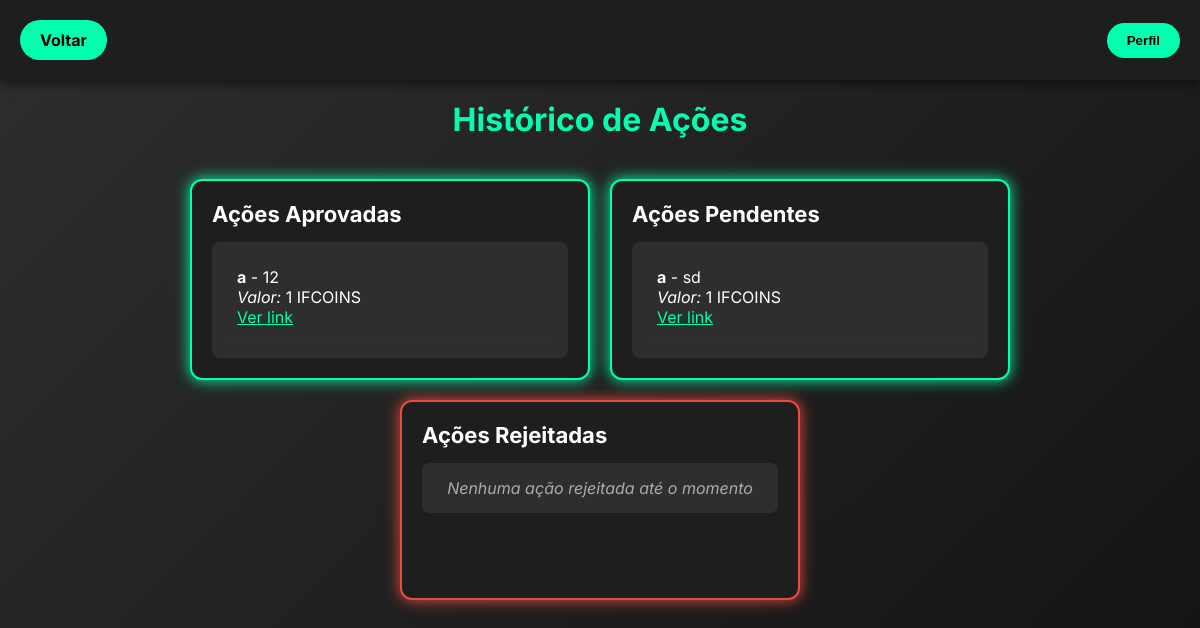
Screenshot of /aluno/historico_acoes (signed in) with the database file from the repository.
### models/modelosDB.py (models this page shows, shortened)
class AcaoRealizadaAlunoDB(Base):
    __tablename__ = 'acoes_realizadas'
    id = Column(Integer, primary_key=True)
    email_aluno = Column(String, ForeignKey('alunos.email'))
    id_acao = Column(Integer, ForeignKey('acoes.id'))
    comentarios_aluno = Column(String)
    link = Column(String, nullable=True)
    valor = Column(Integer, default=0)
    status = Column(String, default='pendente')  # pendente/aprovada/rejeitada
    data_envio = Column(DateTime, default=datetime.now())
    aluno = relationship("AlunoDB", back_populates="acoes_realizadas")
    acao = relationship("AcaoDB", back_populates="acoes_realizadas")

class AcaoDB(Base):
    __tablename__ = 'acoes'
    id = Column(Integer, primary_key=True)
    nome = Column(String)
    descricao = Column(String)
    valor = Column(Integer, default=0)
    acoes_realizadas = relationship("AcaoRealizadaAlunoDB", back_populates="acao")

### blueprints/aluno_bp.py (the view)
@aluno_bp.route("/historico_acoes")
def historico_acoes():
    email = session.get('user')
    if not email or session.get('role') != 'aluno':
        flash("Faça login para acessar o histórico.")
        return redirect(url_for('login'))
    acoes_aprovadas = acao_realizadasDAO.listar_aprovadas_por_aluno(email)
    acoes_pendentes = acao_realizadasDAO.listar_pendentes_por_aluno(email)
    acoes_rejeitadas = acao_realizadasDAO.listar_rejeitadas_por_aluno(email)
    return render_template(
        "aluno/aluno_historico_acoes.html",
        acoes_aprovadas=acoes_aprovadas,
        acoes_pendentes=acoes_pendentes,
        acoes_rejeitadas=acoes_rejeitadas
    )

### database/database.py (called while the page is built)
    def listar_aprovadas_por_aluno(self, email_aluno):
        return self.session.query(AcaoRealizadaAlunoDB)\
            .filter_by(status='aprovado', email_aluno=email_aluno).all()

    def listar_rejeitadas_por_aluno(self, email_aluno):
        return self.session.query(AcaoRealizadaAlunoDB)\
            .filter_by(status='rejeitado', email_aluno=email_aluno).all()

    def listar_pendentes_por_aluno(self, email_aluno):
        return self.session.query(AcaoRealizadaAlunoDB) \
            .filter_by(status='pendente', email_aluno=email_aluno).all()

### templates/aluno/aluno_historico_acoes.html (shortened to what this page needs)
<!DOCTYPE html>
<html lang="pt-BR">
<head>
    <link rel="stylesheet" href="{{ url_for('static', filename='css/aluno/aluno_historico_acoes.css') }}">
</head>
<body>
    <div class="top-row-fixed">
        <a href="{{ url_for('aluno.aluno_pagina') }}" class="pill-btn back-btn">Voltar</a>
        <div class="profile-dropdown-container">
            <button id="open-profile" class="pill-profile">Perfil</button>
        </div>
    </div>
    <main class="canvas">
        <div class="title">Histórico de Ações</div>
        <div class="sections two-columns">
            <article class="card approved">
                <div class="section-title">Ações Aprovadas</div>
                <div class="fake-input large">
                    {% if acoes_aprovadas %}
                        <ul>
                        {% for acao in acoes_aprovadas %}
                            <li>
                                <strong>{{ acao.acao.nome }}</strong> - {{ acao.comentarios_aluno }}<br>
                                <em>Valor:</em> {{ acao.valor }} IFCOINS<br>
                                {% if acao.link %}
                                    <a href="{{ acao.link }}" target="_blank">Ver link</a>
                                {% endif %}
                            </li>
                        {% endfor %}
                        </ul>
                    {% else %}
                        <div class="empty-message">Nenhuma ação aprovada até o momento</div>
                    {% endif %}
                </div>
            </article>
            <article class="card pending">
                <div class="section-title">Ações Pendentes</div>
                <div class="fake-input large">
                    {% if acoes_pendentes %}
                        <ul>
                        {% for acao in acoes_pendentes %}
                            <li>
                                <strong>{{ acao.acao.nome }}</strong> - {{ acao.comentarios_aluno }}<br>
                                <em>Valor:</em> {{ acao.valor }} IFCOINS<br>
                                {% if acao.link %}
                                    <a href="{{ acao.link }}" target="_blank">Ver link</a>
                                {% endif %}
                            </li>
                        {% endfor %}
                        </ul>
                    {% else %}
                        <div class="empty-message">Nenhuma ação pendente até o momento</div>
                    {% endif %}
                </div>
            </article>
            <article class="card rejected">
                <div class="section-title">Ações Rejeitadas</div>
                <div class="fake-input large">
                    {% if acoes_rejeitadas %}
                        <ul>
                        {% for acao in acoes_rejeitadas %}
                            <li>
                                <strong>{{ acao.acao.nome }}</strong> - {{ acao.comentarios_aluno }}<br>
                                <em>Valor:</em> {{ acao.valor }} IFCOINS<br>
                                {% if acao.link %}
                                    <a href="{{ acao.link }}" target="_blank">Ver link</a>
                                {% endif %}
                            </li>
                        {% endfor %}
                        </ul>
                    {% else %}
                        <div class="empty-message">Nenhuma ação rejeitada até o momento</div>
                    {% endif %}
                </div>
            </article>
        </div>
    </main>
</body>
</html>

### static/css/aluno/aluno_historico_acoes.css (style rules this page uses)
* { margin: 0; padding: 0; box-sizing: border-box; }
body { font-family: 'Inter', sans-serif; background: linear-gradient(135deg, #2e2e2e, #121212); color: white; min-height: 100vh; }
.top-row-fixed { display: flex; justify-content: space-between; align-items: center; padding: 20px; background-color: #1e1e1e; box-shadow: 0 4px 10px rgba(0, 0, 0, 0.5); position: sticky; top: 0; z-index: 10; }
.pill-btn { padding: 10px 20px; border-radius: 25px; background-color: #00ffae; color: black; text-decoration: none; font-weight: bold; transition: background-color 0.3s, box-shadow 0.3s; }
.pill-profile { background-color: #00ffae; color: black; border: none; padding: 10px 20px; border-radius: 25px; font-weight: bold; cursor: pointer; transition: background-color 0.3s, box-shadow 0.3s; }
.title { font-size: 32px; font-weight: bold; color: #00ffae; text-align: center; margin: 20px 0; }
.sections { display: flex; justify-content: center; gap: 20px; flex-wrap: wrap; padding: 20px; }
.card { background-color: #1e1e1e; border: 2px solid #00ffae; border-radius: 12px; padding: 20px; width: 400px; min-height: 200px; box-shadow: 0 0 15px #00ffae; }
.card.approved { border-color: #00ffae; box-shadow: 0 0 15px #00ffae; }
.card.rejected { border-color: #e74c3c; box-shadow: 0 0 15px #e74c3c; }
.section-title { font-size: 22px; font-weight: bold; margin-bottom: 15px; }
.fake-input { background-color: #2e2e2e; padding: 15px; border-radius: 8px; max-height: 400px; overflow-y: auto; }
.fake-input ul { list-style: none; }
.fake-input li { padding: 10px; border-bottom: 1px solid #333; margin-bottom: 5px; word-wrap: break-word; }
.fake-input a { color: #00ffae; text-decoration: underline; }
.empty-message { text-align: center; color: #aaa; font-style: italic; }

### rows the page displays
AcaoRealizadaAlunoDB: acao.nome "a", comentarios_aluno "12", valor "1"
AcaoRealizadaAlunoDB: acao.nome "a", comentarios_aluno "sd", valor "1"
